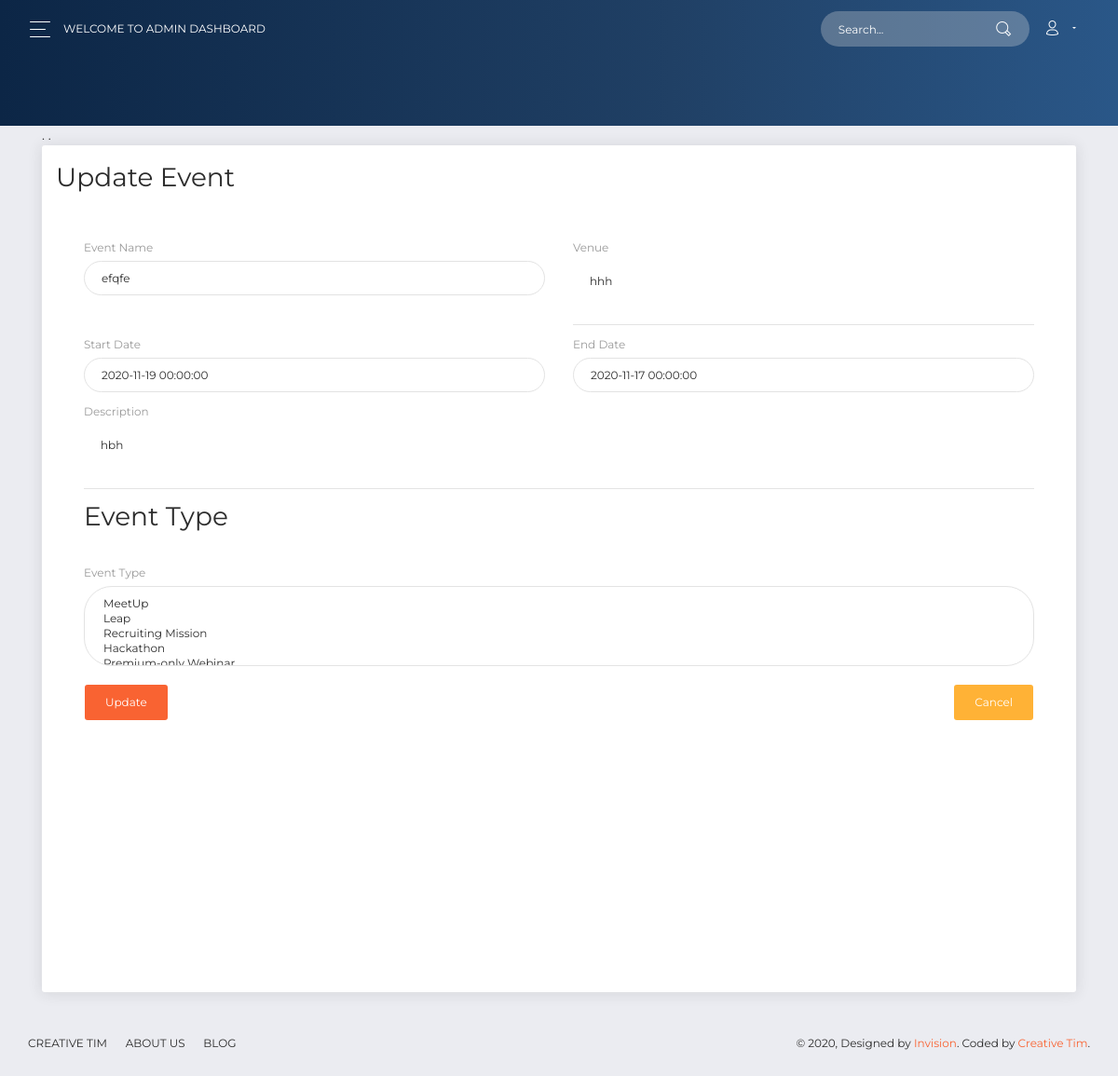
The page /update_event.php?id=19 (signed in) on the database its author committed.
### tables this page shows
CREATE TABLE `events` (
  `id` int(6) UNSIGNED NOT NULL,
  `name` varchar(255) DEFAULT NULL,
  `venue` text,
  `description` text,
  `start_date` datetime DEFAULT NULL,
  `end_date` datetime DEFAULT NULL,
  `photo` varchar(255) DEFAULT NULL,
  `photo_name` varchar(255) DEFAULT NULL,
  `created_at` timestamp NOT NULL DEFAULT CURRENT_TIMESTAMP,
  `updated_at` timestamp NOT NULL DEFAULT CURRENT_TIMESTAMP ON UPDATE CURRENT_TIMESTAMP
);

### models/EventType.php (called while the page is built, shortened)
<?php
class EventType
{
    public function getEventTypes()
    {
$conn =new mysqli(DB_HOST,DB_USER,DB_PASSWORD,DB_DATABASE);
        $sql = "SELECT * FROM event_types";
               $result = $conn->query($sql);
      return $result;
    }
}
?>

### update_event.php (the view, shortened to what this page needs)
<?php
    include_once('dbFunction.php');
    include_once('models/EventType.php');
    $conn =new mysqli(DB_HOST,DB_USER,DB_PASSWORD,DB_DATABASE);
    $eventType = new EventType();
     $event_types = $eventType->getEventTypes();
    if(isset($_GET['id'])){
          $id = $_GET['id'];
         $sql = "SELECT * FROM events WHERE id='$id'";
          $result = $conn->query($sql);
          if($result->num_rows ==1){
             $user_data = mysqli_fetch_array($result);
        }
          }
    include ('includes/admin_header.php');
?>
    <div class="container">
      <div class="card">
  <div class="card-header">
<h3>
   Update Event
</h3>
  </div>
  <div class="card-body">
    <div class="wrapper">
        <div class="container-fluid">
    <div class="col-md-12">
   <form method="post" action="">
     <div class="row">
        <div class="form-group col-md-6">
          <label for="inputfirst_name4">Event Name</label>
          <input type="text" name="name" class="form-control" id="inputEmail4" value="<?php echo $user_data['name']; ?>">
        </div>
         <div class="form-group col-md-6">
          <label for="inputEmail4">Venue</label>
          <textarea name="venue" class="form-control" placeholder="Enter event venue"><?php echo $user_data['venue']; ?></textarea>
        </div>
      </div>
        <div class="row">
        <div class="form-group col-md-6">
          <label for="inputfirst_name4">Start Date</label>
          <input type="text" name="start_date" class="form-control" id="inputEmail4" data-toggle="datepicker" value="<?php echo $user_data['start_date']; ?>">
        </div>
         <div class="form-group col-md-6">
          <label for="inputEmail4">End Date</label>
          <input type="text" name="end_date"  class="form-control" placeholder="Enter event venue" data-toggle="datepicker" value="<?php echo $user_data['end_date']; ?>">
        </div>
      </div>
        <div class="row">
        <div class="form-group col-md-12">
          <label for="inputEmail4">Description</label>
          <textarea name="description" class="form-control" placeholder="Enter event type description" ><?php echo $user_data['description']; ?></textarea>
        </div>
      </div>
<h3>Event Type</h3>
                <div class="row">
            <br>
        <div class="form-group col-md-12">
          <label for="inputfirst_name4">Event Type</label><br>
          <select class="form-control" name="event_type_id[]" id="event_type_id" multiple>
                       <?php
              while($row = mysqli_fetch_array($event_types)){
            ?>
<option value="<?=$row['id']; ?>"><?php echo $row['name'] ?> </option>
            <?php
          }
  ?>
          </select>
        </div>
      </div>
      <button type="submit" name="updateEevent" class="btn btn-primary pull-left">Update</button>
        <a href="list_events.php" class="btn btn-warning pull-right">
      Cancel
      </a>
      </form>
      </div>
  </div>
</div>
  </div>
</div>
  </div>
 <?php
   include ('includes/admin_footer.php');
?>

### admin_dashboard_assets/admin_custom.css (style rules this page uses)
.row:after { content: ""; display: table; clear: both; }
.container { position: relative; }

### rows shown on the page
events: name "efqfe", venue "hhh", start_date "2020-11-19 00:00:00", end_date "2020-11-17 00:00:00", description "hbh"
